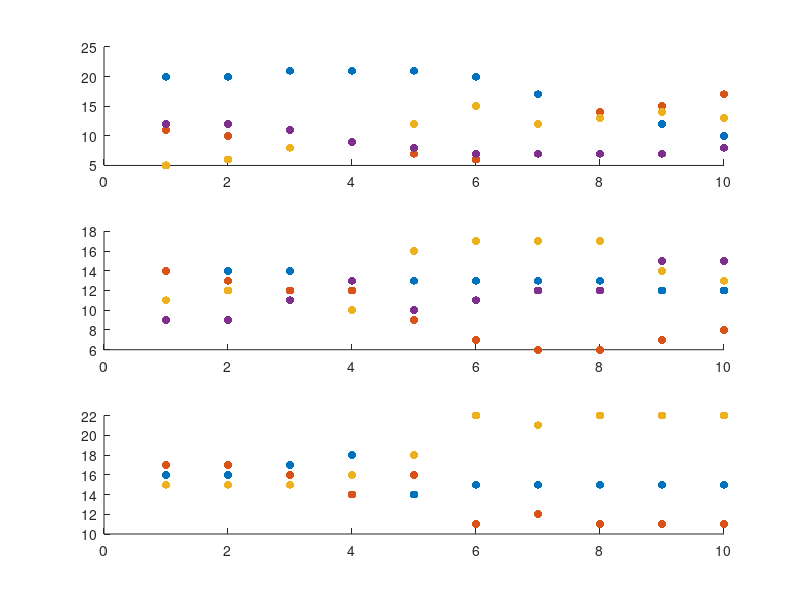

Write MATLAB code to recreate this figure.
K11=[20 20 21 21 21 20 17 14 12 10]


K12=[11 10 8 9 7 6 12 14 15 17]


K13=[5 6 8 9 12 15 12 13 14 13]


K14=[12 12 11 9 8 7 7 7 7 8]


K21=[14 14 14 13 13 13 13 13 12 12]


K22=[14 13 12 12 9 7 6 6 7 8]


K23=[11 12 11 10 16 17 17 17 14 13]


K24=[9 9 11 13 10 11 12 12 15 15]


K31=[16 16 17 18 14 15 15 15 15 15]


K32=[17 17 16 14 16 11 12 11 11 11]


K33=[15 15 15 16 18 22 21 22 22 22]


X = [];
for i=1:10
    X(i) = i
end

subplot(3,1,1)
scatter(X,K11,'filled')
hold on
scatter(X,K12,'filled')
hold on
scatter (X,K13,'filled')
hold on
scatter (X,K14,'filled')
subplot(3,1,2)
scatter(X,K21,'filled')
hold on
scatter(X,K22,'filled')
hold on
scatter (X,K23,'filled')
hold on
scatter (X,K24,'filled')
subplot(3,1,3)
scatter(X,K31,'filled')
hold on
scatter(X,K32,'filled')
hold on
scatter (X,K33,'filled')

